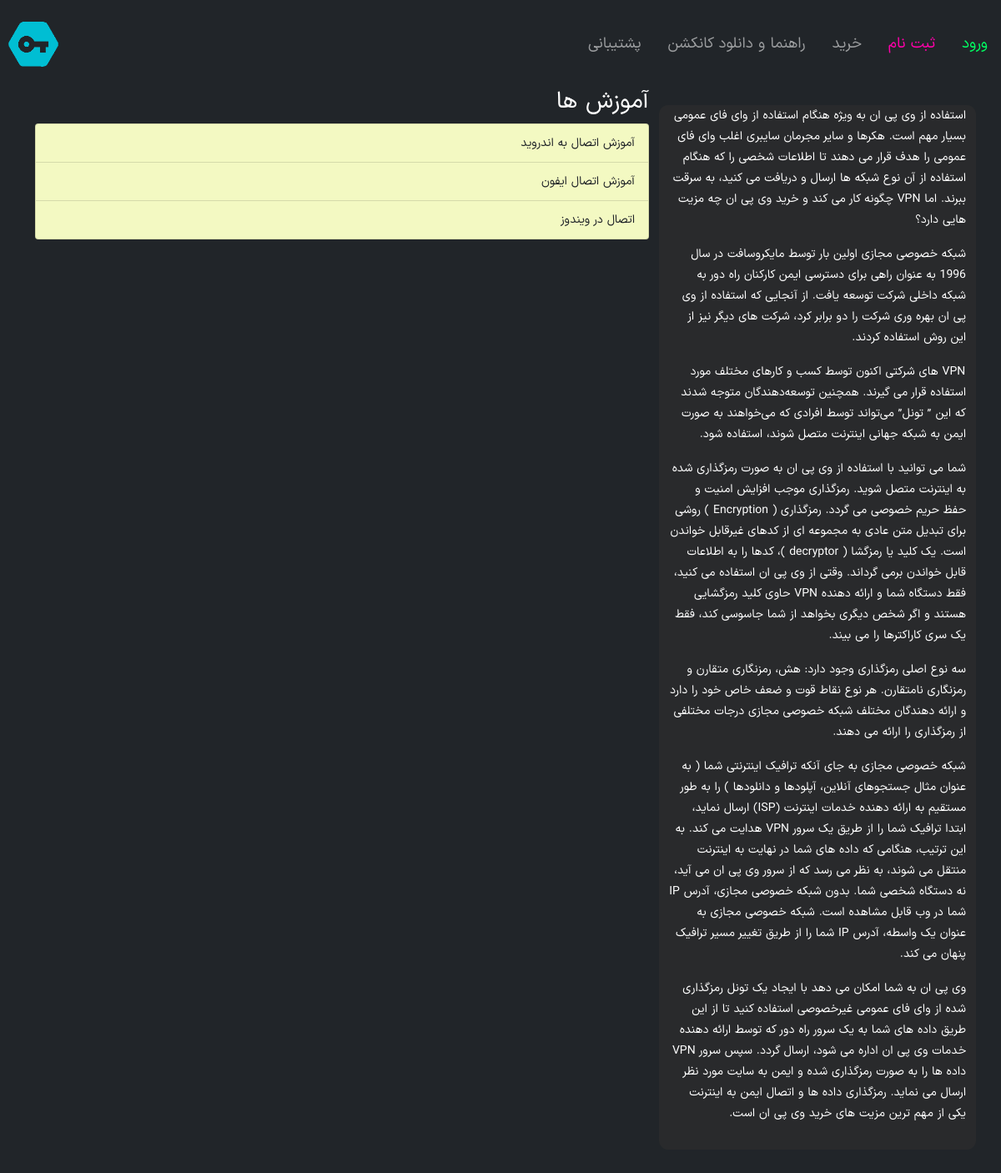
Screenshot of /helplist with the database file from the repository.
### vpn/models.py (models this page shows, shortened)
class Help(models.Model):
    title = models.CharField(max_length=150, verbose_name=_("Title"))
    content = RichTextField(verbose_name=_("Content"))
    image = models.ImageField(upload_to="help", verbose_name=_("Image"), null=True, blank=True)
    file = models.FileField(upload_to="dl", max_length=100, null=True, blank=True, verbose_name=_("File"))
    class Meta:
        verbose_name = _("Help")
        verbose_name_plural = _("Helps")

class Conf(models.Model):
    title = models.CharField(max_length=150, verbose_name=_("Title"))
    sidebar = RichTextField(verbose_name=_("Sidebar"))
    headtext1 = models.TextField(verbose_name=_("Head Text 1"), null=True, blank=True)
    headtext2 = models.TextField(verbose_name=_("Head Text 2"), null=True, blank=True)
    logo = models.ImageField(upload_to="logo", null=True, blank=True, verbose_name=_("Site Logo"))
    buynote = models.TextField(verbose_name=_("Buy Note"),null=True, blank=True)
    class Meta:
        verbose_name = _("Site Config")
        verbose_name_plural = _("Site Configs")

### vpn/views.py (the view)
# urls.py: path('helplist', HelpListView.as_view(), name='helplist'),
class HelpListView(ListView):
    model = Help

### vpn/context_processors.py (called while the page is built)
def siteAddress(request):
    return {'SITE_ADDRESS': settings.SITE_ADDRESS}

def sideBar(request):
    conf = Conf.objects.last()
    return {'SITECONF': conf}

### vpn/templates/vpn/help_list.html (shortened to what this page needs)
{% extends "base.html" %}
{% load static %}
{% load i18n %}
{% block body %}
    <div class="col-md-8 rtl"  style="text-align:right;">
        <h2>آموزش ها</h2>
        <div class="list-group">
                    {% for help in object_list %}
            <a href="{% url 'vpn:help' pk=help.id %}" class="list-group-item list-group-item-action" style="background-color:#f3f9c2;">{{ help.title }}</a>
        {% endfor %}
</div>
    </div>
    {% include "vpn/sidebar.html" %}
{% endblock body %}

### vpn/templates/vpn/sidebar.html
<div class="col-md-4 hidden-xs" id="sidebar" dir="rtl">
    <div class="sidebar-section">
        <div class="slider-sections-div">{{ SITECONF.sidebar|safe }}</div>
    </div>
</div>

### static/root/css/main.css (style rules this page uses)
body { background-color: dark; color: #ffffff; font: 14px IranSansX, Tahoma, Arial, sans-serif; line-height: 29px; background-size: cover; background-repeat: no-repeat; }
h2 { font-size: 28px; }
a { text-decoration: underline; color: #ffffff; }
a, a img, img { border: 0; }
#sidebar { margin-top: 20px; padding-bottom: 15px; background-color: #2e2e2ea4; border-radius: 11px; color: #FFF; font-size: 14px; line-height: 25px; overflow: auto; }
.slider-sections-div { direction: rtl; text-align: right; }

### rows the page displays
Help: title "آموزش اتصال به اندروید"
Help: title "آموزش اتصال ایفون"
Help: title "اتصال در ویندوز"
Conf: sidebar "استفاده از وی پی ان به ویژه هنگام استفاده از وای فای عمومی بسیار مهم است. هکرها و سایر مجرمان سایبری اغلب وای فای عمومی را هدف قرار می دهند تا اطلاعات شخصی را که هنگام استفاده از آن نوع شبکه ها ارسال و دریافت می کنید، به سرقت ببرند. اما VPN چگونه کار می کند و خرید وی پی ان چه مزیت هایی دارد؟ شبکه خصوصی مجازی اولین بار توسط مایکروسافت در سال 1996 به عنوان راهی برای دسترسی ایمن کارکنان راه دور به شبکه داخلی شرکت توسعه یافت. از آنجایی که استفاده از وی پی ان بهره وری شرکت را دو برابر کرد، شرکت های دیگر نیز از این روش استفاده کردند. VPN های شرکتی اکنون توسط کسب و کارهای مختلف مورد استفاده قرار می گیرند. همچنین توسعه‌دهندگان متوجه شدند که این ” تونل” می‌تواند توسط افرادی که می‌خواهند به‌ صورت…"
